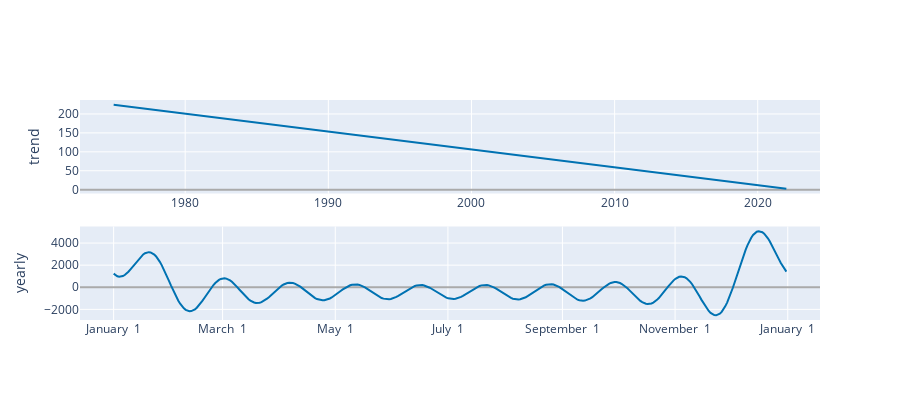

The notebook cell this image was saved under:
### Code cell
plot_components_plotly(m, forecast)
